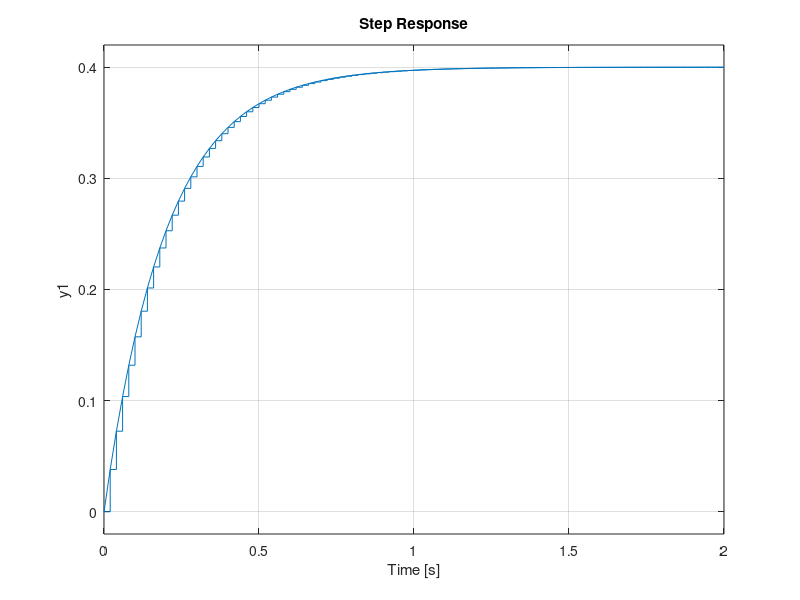
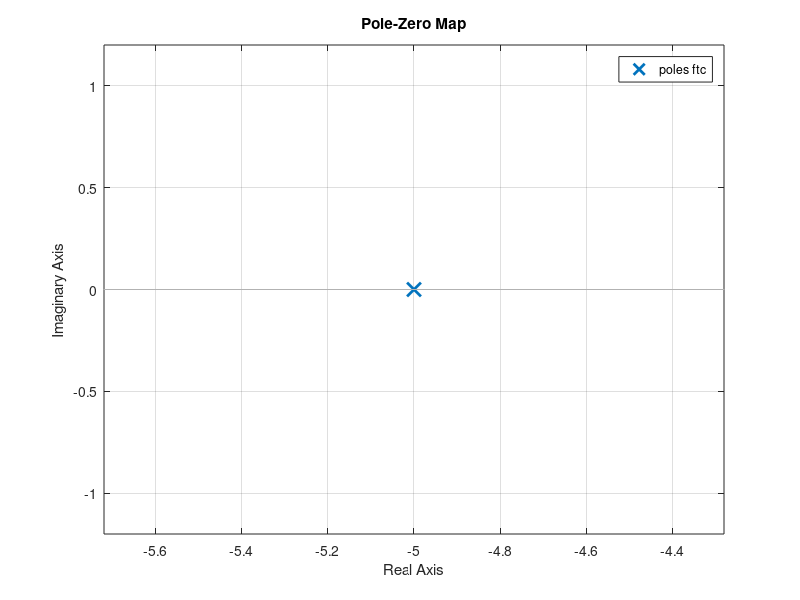
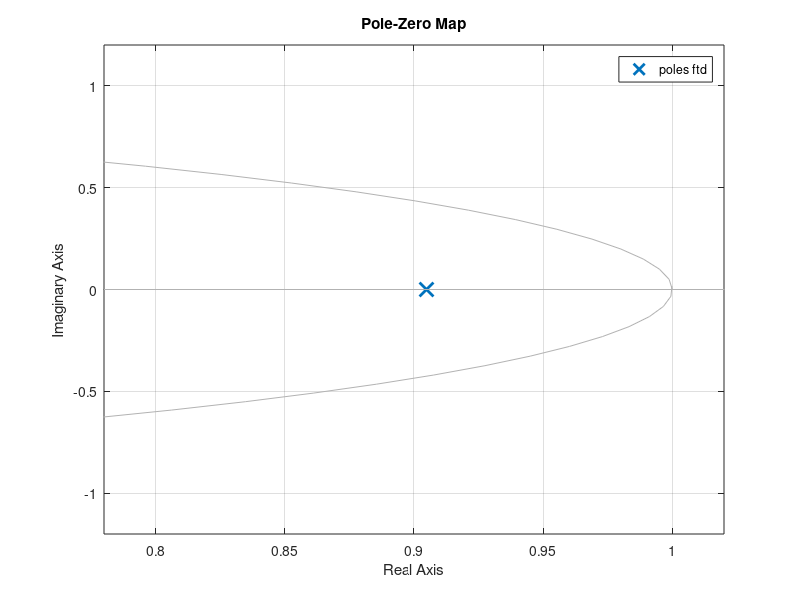

These figures' MATLAB source, in order:
close all;

ftc=tf(2,[1 5])

ftd=c2d(ftc,0.02,'matched')

figure; %grafica de respuesta en el tiempo
step(ftc);
hold on
step(ftd);
hold off

figure;%grafica de polos en continua
pzmap(ftc)
grid on

figure;%grafica de polos en discreto
pzmap(ftd)
grid on